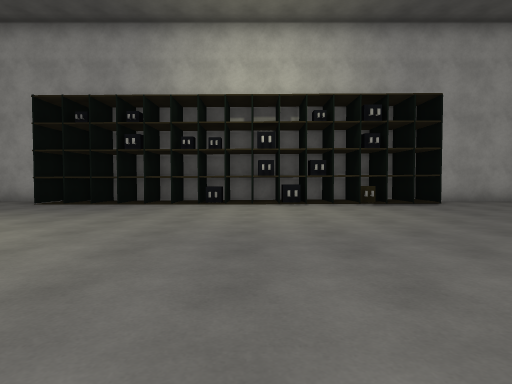
[1] (above)

15 first-person views from a walk through a 3-D level made in the Unity game engine. The camera is 1.2 m above the floor, tilts 2° down and sees 75° across. The floor is counted in squares, 2 m on a side. Each view is taken from the middle of a square. On the plan, view 1 faces up. The plan holds only what a view shows up to about 10 squares ahead; the rest is blank. The place goes on beyond the plan. Surface patterns are stand-ins for the level's own textures.

[2]
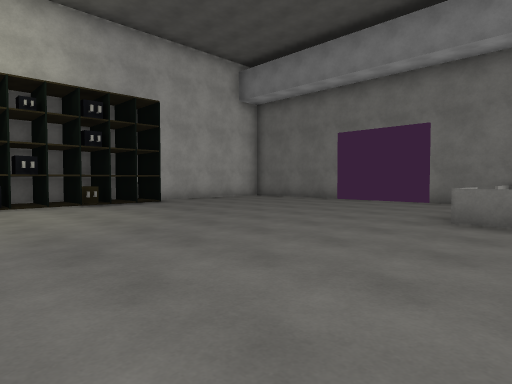

[3]
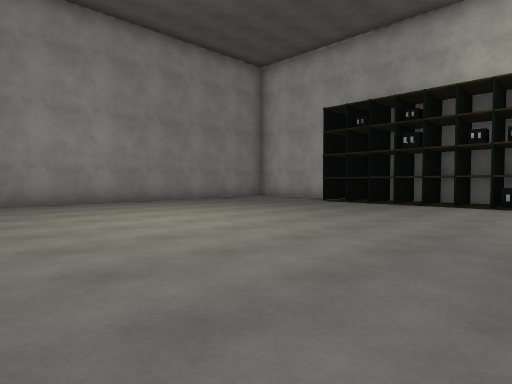

[4]
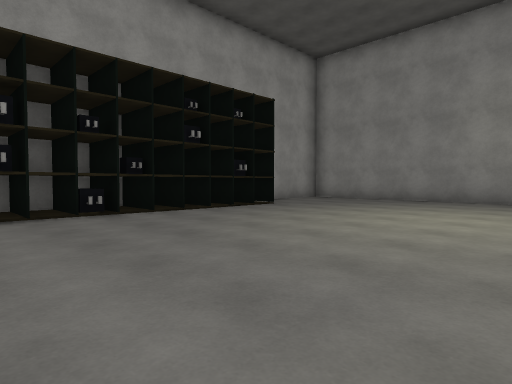

[5]
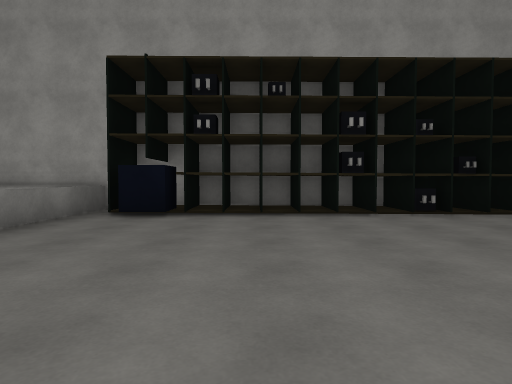

[6]
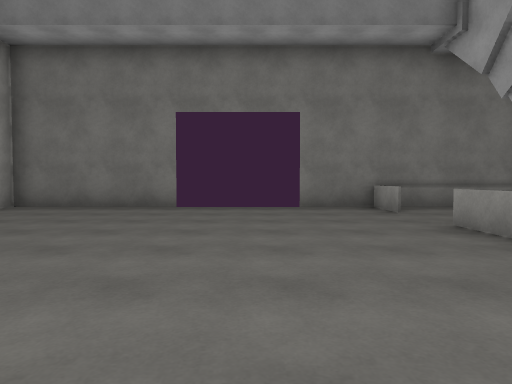

[7]
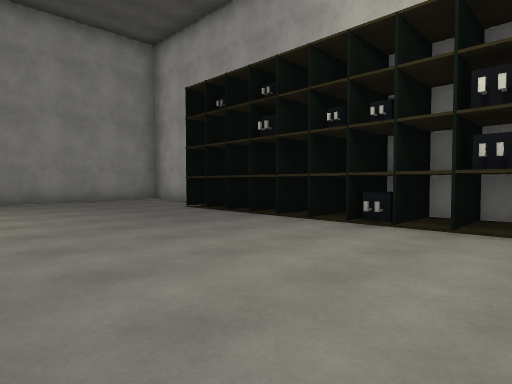

[8]
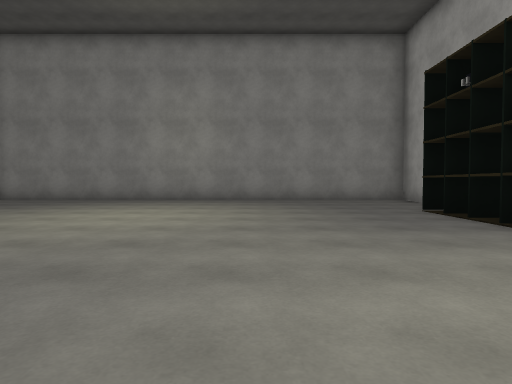

[9]
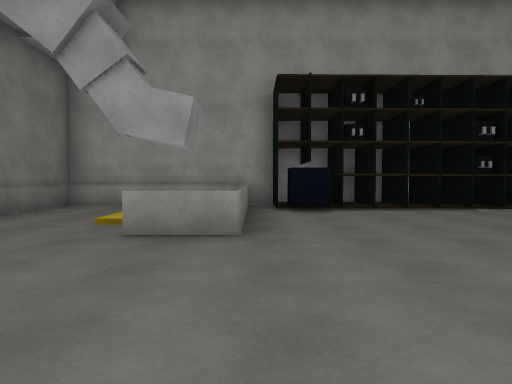

[10]
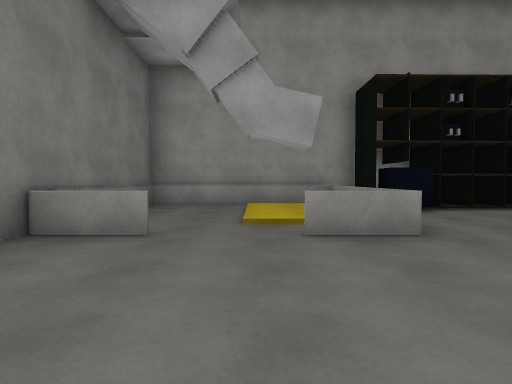

[11]
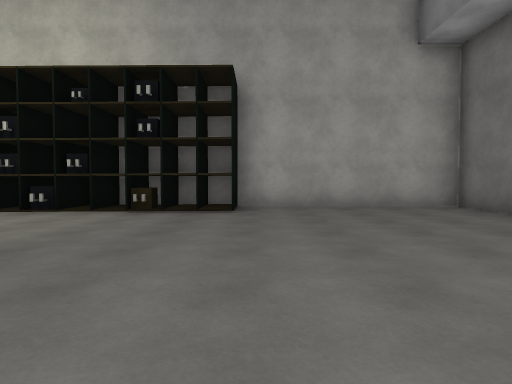

[12]
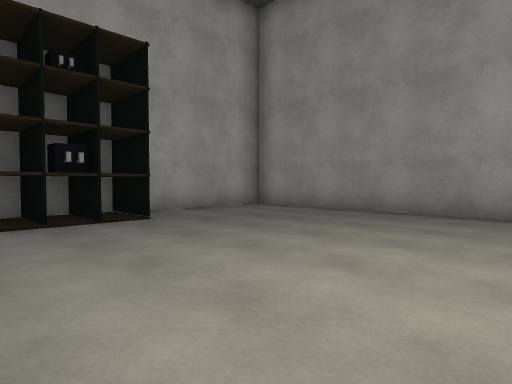

[13]
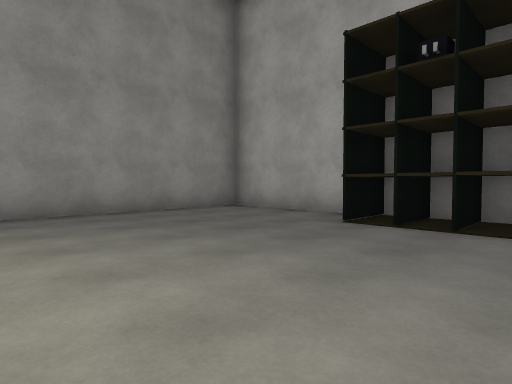

[14]
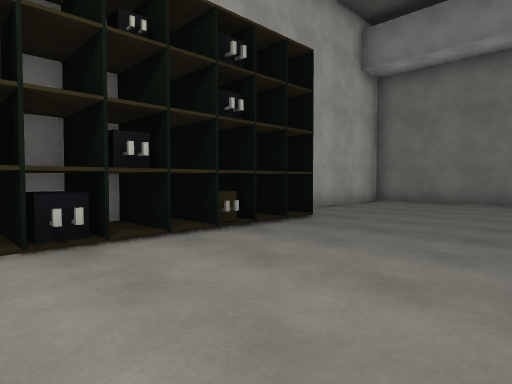

[15]
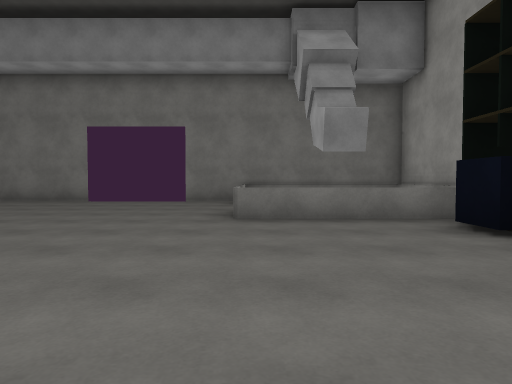

### Floor plan
Ten units are one square. View 1 is at (0, 0); x grows to the right and y downward. Boxes are objects, and circles mark ways between rooms. Rooms are numbered by the first view taken in them; rooms with no view inside come last. Other rooms are left out.
<svg viewBox="-97 -101 198 138">
<path fill="none" stroke="#000" d="M-4 -82 -55 -82M12 -82 12 -95M16 -82 4 -82M-7 -96 -7 -82M-14 -96 -14 -82M-21 -96 -21 -82M-14 18 -14 31M-15 18 -4 18M-27 -96 -27 -82M32 -82 32 -91M5 18 35 18M-34 -96 -34 -82M-35 18 -24 18M-41 -96 -41 -82M-47 -96 -47 -82M26 18 26 30M-54 -96 -54 -82M-21 32 32 32M-55 18 -55 31M-55 18 -44 18M46 -95 46 -82 26 -82 26 -94M35 32 50 32M95 -4 96 -95 -92 -95 -92 32 -38 32M52 31 52 -14 65 -14M81 -14 96 -14M46 18 46 28M50 32 95 32M95 30 95 -4M52 -12 52 30 95 30"/>
<rect x="-45" y="15" width="10" height="10" fill="#bbb"><title>other object</title></rect>
<rect x="-25" y="15" width="10" height="10" fill="#bbb"><title>other object</title></rect>
<rect x="-5" y="15" width="10" height="10" fill="#bbb"><title>other object</title></rect>
<rect x="-5" y="-95" width="10" height="10" fill="#bbb"><title>other object</title></rect>
<rect x="5" y="-85" width="10" height="10" fill="#bbb"><title>other object</title></rect>
<rect x="15" y="-95" width="10" height="10" fill="#bbb"><title>other object</title></rect>
<rect x="25" y="-85" width="10" height="10" fill="#bbb"><title>other object</title></rect>
<rect x="35" y="15" width="10" height="10" fill="#bbb"><title>other object</title></rect>
<circle cx="75" cy="-10" r="3" fill="#2a7"/>
<text x="-10" y="-40">1</text>
<text x="70" y="10">2</text>
</svg>
Room 1 opens to room 2.

Where each view was taken, in squares from view 1:
view 1: 0 up, 0 right, facing up
view 2: 0 up, 0 right, facing up-right
view 3: 0 up, 0 right, facing up-left
view 4: 4 up, 1 right, facing down-left
view 5: 4 up, 2 right, facing down
view 6: 4 up, 2 right, facing right
view 7: 4 up, 1 right, facing up-left
view 8: 5 up, 1 right, facing left
view 9: 5 up, 5 right, facing down
view 10: 5 up, 7 right, facing down
view 11: 2 up, 5 right, facing up
view 12: 3 up, 3 left, facing down-left
view 13: 4 up, 3 left, facing up-left
view 14: 5 up, 0 right, facing up-right
view 15: 1 up, 0 right, facing right
